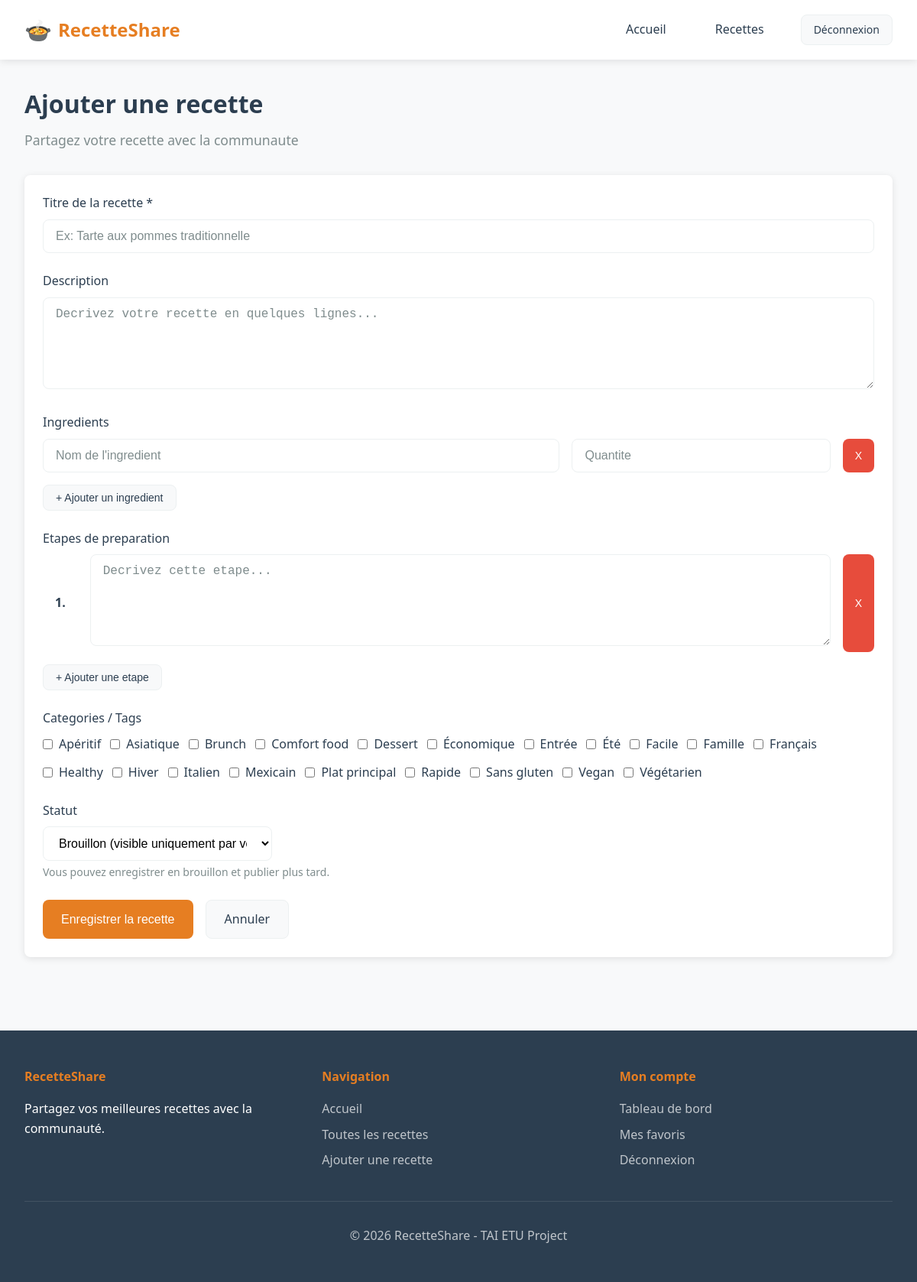
The app's page /pages/recipe_create.php (signed in) with its own data.
### tables this page shows
CREATE TABLE IF NOT EXISTS tag (
    id INT AUTO_INCREMENT PRIMARY KEY,
    name VARCHAR(50) NOT NULL UNIQUE
);

### pages/recipe_create.php (the view, shortened to what this page needs)
<?php
require_once '../includes/db.php';
$allTags = $pdo->query('SELECT * FROM tag ORDER BY name')->fetchAll(PDO::FETCH_ASSOC);
$formData = [
    'title' => '',
    'description' => '',
    'status' => 'draft',
    'ingredients' => [['name' => '', 'quantity' => '']],
    'steps' => [''],
    'tags' => []
];
require_once '../includes/header.php';
?>
<div class="container">
    <div class="page-header">
        <h1 class="page-title">Ajouter une recette</h1>
        <p class="page-subtitle">Partagez votre recette avec la communaute</p>
    </div>
    <div class="card">
        <form method="post" class="card-body">
            <div class="form-group">
                <label class="form-label" for="title">Titre de la recette *</label>
                <input type="text" id="title" name="title" class="form-control"
                       value="<?= htmlspecialchars($formData['title']) ?>"
                       placeholder="Ex: Tarte aux pommes traditionnelle" required>
            </div>
            <div class="form-group">
                <label class="form-label" for="description">Description</label>
                <textarea id="description" name="description" class="form-control"
                          placeholder="Decrivez votre recette en quelques lignes..."><?= htmlspecialchars($formData['description']) ?></textarea>
            </div>
            <div class="form-group">
                <label class="form-label">Ingredients</label>
                <div id="ingredients-container">
                    <?php foreach ($formData['ingredients'] as $index => $ing): ?>
                        <div class="form-row mb-1 ingredient-row">
                            <div class="form-group" style="flex: 2; margin-bottom: 0;">
                                <input type="text" name="ingredients[<?= $index ?>][name]" class="form-control"
                                       value="<?= htmlspecialchars($ing['name']) ?>" placeholder="Nom de l'ingredient">
                            </div>
                            <div class="form-group" style="flex: 1; margin-bottom: 0;">
                                <input type="text" name="ingredients[<?= $index ?>][quantity]" class="form-control"
                                       value="<?= htmlspecialchars($ing['quantity']) ?>" placeholder="Quantite">
                            </div>
                            <button type="button" class="btn btn-danger btn-sm remove-ingredient" title="Supprimer">X</button>
                        </div>
                    <?php endforeach; ?>
                </div>
                <button type="button" id="add-ingredient" class="btn btn-secondary btn-sm mt-1">+ Ajouter un ingredient</button>
            </div>
            <div class="form-group">
                <label class="form-label">Etapes de preparation</label>
                <div id="steps-container">
                    <?php foreach ($formData['steps'] as $index => $step): ?>
                        <div class="form-row mb-1 step-row">
                            <span class="step-number" style="display: flex; align-items: center; font-weight: bold; padding: 0 1rem;"><?= $index + 1 ?>.</span>
                            <div class="form-group" style="flex: 1; margin-bottom: 0;">
                                <textarea name="steps[]" class="form-control" rows="2"
                                          placeholder="Decrivez cette etape..."><?= htmlspecialchars($step) ?></textarea>
                            </div>
                            <button type="button" class="btn btn-danger btn-sm remove-step" title="Supprimer">X</button>
                        </div>
                    <?php endforeach; ?>
                </div>
                <button type="button" id="add-step" class="btn btn-secondary btn-sm mt-1">+ Ajouter une etape</button>
            </div>
            <?php if (!empty($allTags)): ?>
                <div class="form-group">
                    <label class="form-label">Categories / Tags</label>
                    <div style="display: flex; flex-wrap: wrap; gap: 0.75rem;">
                        <?php foreach ($allTags as $tag): ?>
                            <label style="display: flex; align-items: center; gap: 0.5rem; cursor: pointer;">
                                <input type="checkbox" name="tags[]" value="<?= $tag['id'] ?>"
                                       <?= in_array($tag['id'], $formData['tags']) ? 'checked' : '' ?>>
                                <?= htmlspecialchars($tag['name']) ?>
                            </label>
                        <?php endforeach; ?>
                    </div>
                </div>
            <?php endif; ?>
            <div class="form-group">
                <label class="form-label">Statut</label>
                <select name="status" class="form-control" style="max-width: 300px;">
                    <option value="draft" <?= $formData['status'] === 'draft' ? 'selected' : '' ?>>Brouillon (visible uniquement par vous)</option>
                </select>
                <p class="form-hint">Vous pouvez enregistrer en brouillon et publier plus tard.</p>
            </div>
            <div class="d-flex gap-2">
                <button type="submit" class="btn btn-primary">Enregistrer la recette</button>
                <a href="recipes.php" class="btn btn-secondary">Annuler</a>
            </div>
        </form>
    </div>
</div>
<?php require_once '../includes/footer.php'; ?>

### assets/style.css (style rules this page uses)
:root { --primary-color: #e67e22; --primary-dark: #d35400; --secondary-color: #27ae60; --text-dark: #2c3e50; --text-light: #7f8c8d; --bg-light: #f8f9fa; --bg-white: #ffffff; --border-color: #ecf0f1; --danger-color: #e74c3c; --warning-color: #f39c12; --success-color: #27ae60; --shadow: 0 2px 10px rgba(0, 0, 0, 0.1); --radius: 8px; }
* { margin: 0; padding: 0; box-sizing: border-box; }
body { font-family: 'Segoe UI', Tahoma, Geneva, Verdana, sans-serif; background-color: var(--bg-light); color: var(--text-dark); line-height: 1.6; }
a { color: var(--primary-color); text-decoration: none; transition: color 0.3s ease; }
.btn { display: inline-flex; align-items: center; justify-content: center; gap: 0.5rem; padding: 0.75rem 1.5rem; border: none; border-radius: var(--radius); font-size: 1rem; font-weight: 500; cursor: pointer; transition: all 0.3s ease; text-decoration: none; }
.btn-primary { background-color: var(--primary-color); color: white; }
.btn-secondary { background-color: var(--bg-light); color: var(--text-dark); border: 1px solid var(--border-color); }
.btn-danger { background-color: var(--danger-color); color: white; }
.btn-sm { padding: 0.5rem 1rem; font-size: 0.875rem; }
.container { max-width: 1200px; margin: 0 auto; padding: 2rem; }
.page-header { margin-bottom: 2rem; }
.page-title { font-size: 2rem; color: var(--text-dark); margin-bottom: 0.5rem; }
.page-subtitle { color: var(--text-light); font-size: 1.1rem; }
.form-group { margin-bottom: 1.5rem; }
.form-label { display: block; margin-bottom: 0.5rem; font-weight: 500; color: var(--text-dark); }
.form-control { width: 100%; padding: 0.75rem 1rem; font-size: 1rem; border: 1px solid var(--border-color); border-radius: var(--radius); background-color: var(--bg-white); transition: border-color 0.3s ease, box-shadow 0.3s ease; }
.form-control::placeholder { color: var(--text-light); }
textarea.form-control { min-height: 120px; resize: vertical; }
select.form-control { cursor: pointer; }
.form-hint { font-size: 0.875rem; color: var(--text-light); margin-top: 0.25rem; }
.form-row { display: flex; gap: 1rem; }
.form-row .form-group { flex: 1; }
.card { background: var(--bg-white); border-radius: var(--radius); box-shadow: var(--shadow); overflow: hidden; }
.card-body { padding: 1.5rem; }
.mt-1 { margin-top: 0.5rem; }
.mb-1 { margin-bottom: 0.5rem; }
.d-flex { display: flex; }
.gap-2 { gap: 1rem; }

### records on screen
tag: name "Apéritif"
tag: name "Asiatique"
tag: name "Brunch"
tag: name "Comfort food"
tag: name "Dessert"
tag: name "Économique"
tag: name "Entrée"
tag: name "Été"
tag: name "Facile"
tag: name "Famille"
tag: name "Français"
tag: name "Healthy"
tag: name "Hiver"
tag: name "Italien"
tag: name "Mexicain"
tag: name "Plat principal"
tag: name "Rapide"
tag: name "Sans gluten"
tag: name "Vegan"
tag: name "Végétarien"
